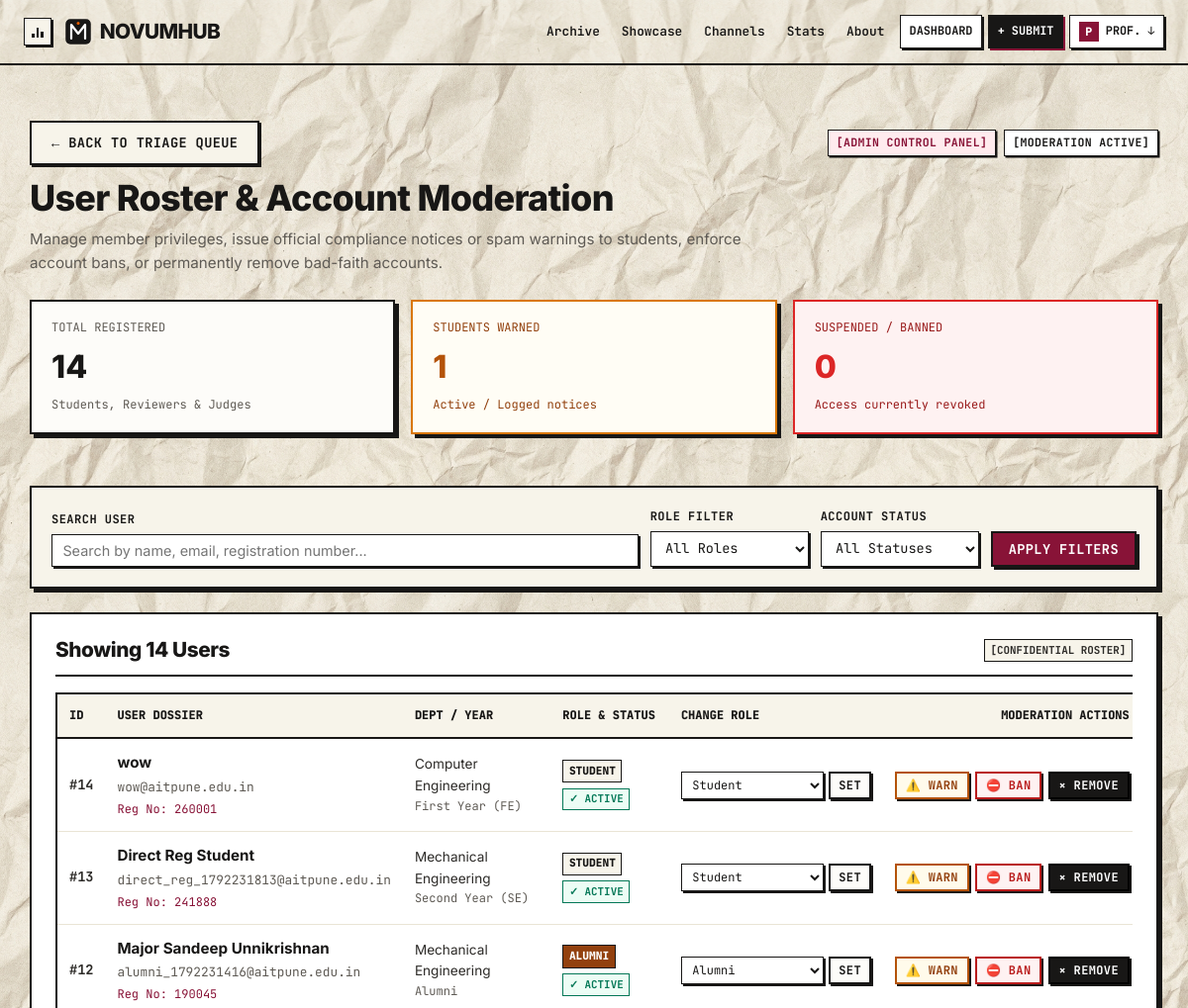
/admin/users (signed in, upper part), run on an earlier commit of the app's database.
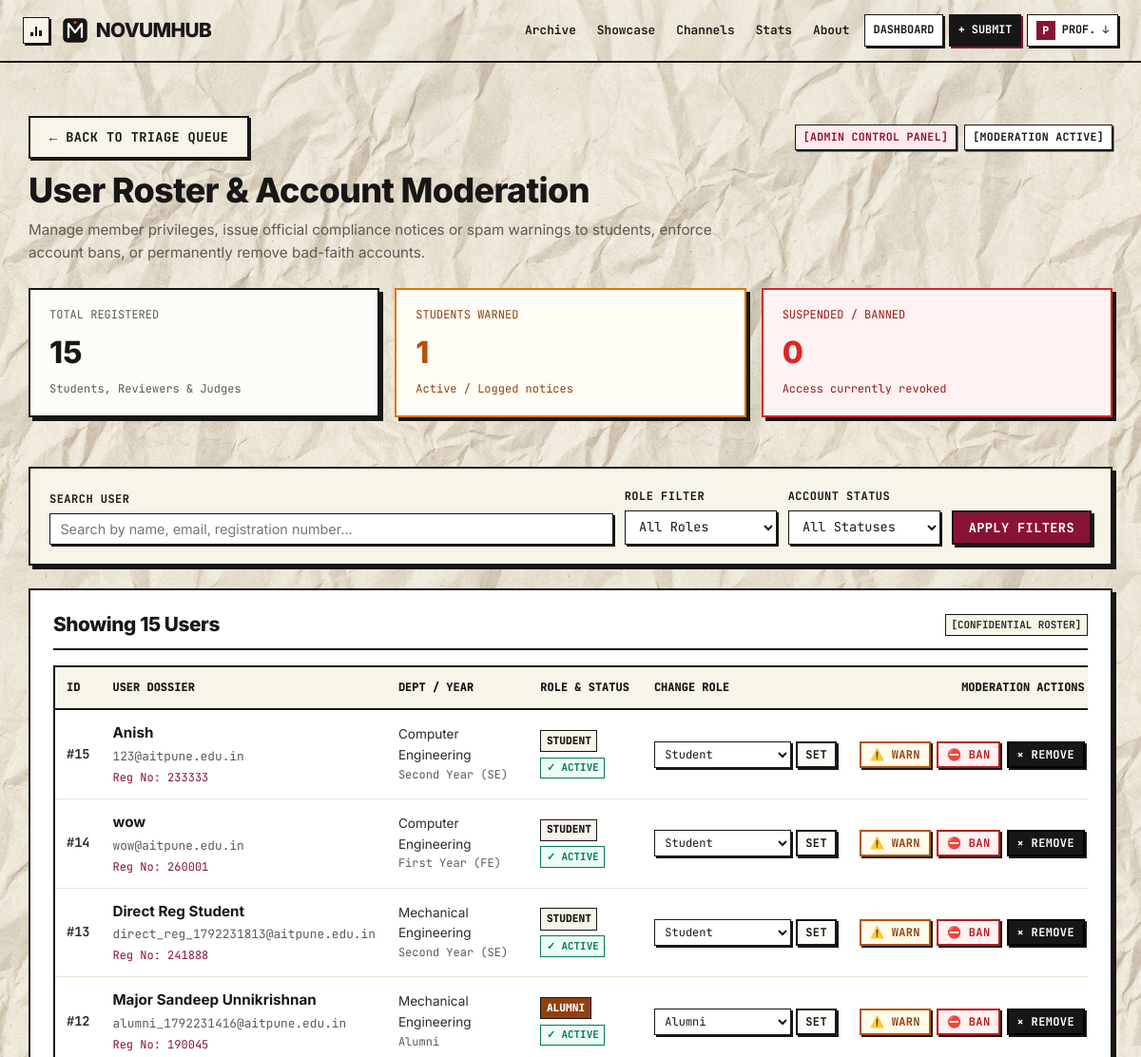
And on a later commit of the database.
### app/models.py (models this page shows, shortened)
class User(UserMixin, db.Model):
    __tablename__ = "users"
    id = db.Column(db.Integer, primary_key=True)
    name = db.Column(db.String(120), nullable=False)
    email = db.Column(db.String(150), unique=True, nullable=False, index=True)
    password_hash = db.Column(db.String(256), nullable=False)
    role = db.Column(db.String(20), nullable=False, default="student")
    department = db.Column(db.String(100), nullable=True)
    year = db.Column(db.String(50), nullable=True)
    roll_no = db.Column(db.String(50), nullable=True)
    registration_no = db.Column(db.String(10), nullable=True)
    created_at = db.Column(db.DateTime, default=utc_now)
    is_banned = db.Column(db.Boolean, default=False, nullable=False)
    ban_reason = db.Column(db.String(255), nullable=True)
    banned_at = db.Column(db.DateTime, nullable=True)
    submissions = db.relationship("Submission", backref="author", lazy="dynamic", foreign_keys="Submission.author_id")
    comments = db.relationship("Comment", backref="author", lazy="dynamic", foreign_keys="Comment.author_id")
    notifications = db.relationship("Notification", backref="user", lazy="dynamic", cascade="all, delete-orphan")
    warnings = db.relationship("UserWarning", backref="user", lazy="select", cascade="all, delete-orphan",
                               foreign_keys="UserWarning.user_id", order_by="UserWarning.created_at.desc()")
    showcase_projects = db.relationship("ShowcaseProject", backref="owner", lazy="dynamic", foreign_keys="ShowcaseProject.owner_id")
    judge_scores = db.relationship("JudgeScore", backref="judge", lazy="dynamic", foreign_keys="JudgeScore.judge_id")
    @property
    def is_reviewer(self) -> bool:
        return self.role in ("reviewer", "admin")
    @property
    def is_judge(self) -> bool:
        return self.role in ("judge", "admin")
    @property
    def is_admin(self) -> bool:
        return self.role == "admin"
    @property
    def warning_count(self) -> int:
        return len(self.warnings)
    @property
    def active_warnings(self):
        return [w for w in self.warnings if not w.is_acknowledged]
    @property
    def display_registration_no(self) -> str:
        return self.registration_no or self.roll_no or ""

### app/review.py (the view, shortened to what this page needs)
@review_bp.route("/admin/users")
def manage_users():
    if not current_user.is_admin:
        abort(403)
    query = User.query
    search_q = request.args.get("q", "").strip()
    role_filter = request.args.get("role", "").strip()
    status_filter = request.args.get("status", "").strip()
    if role_filter in ("student", "staff", "alumni", "reviewer", "judge", "admin"):
        query = query.filter(User.role == role_filter)
    if status_filter == "banned":
        query = query.filter(User.is_banned == True)
    elif status_filter == "active":
        query = query.filter(User.is_banned == False)
    elif status_filter == "warned":
        query = query.join(UserWarning, User.id == UserWarning.user_id).distinct()
    users = query.order_by(User.created_at.desc()).all()
    total_users = User.query.count()
    banned_count = User.query.filter_by(is_banned=True).count()
    warned_count = db.session.query(UserWarning.user_id).distinct().count()
    return render_template(
        "review/users.html",
        users=users,
        total_users=total_users,
        banned_count=banned_count,
        warned_count=warned_count,
        search_q=search_q,
        role_filter=role_filter,
        status_filter=status_filter
    )

### app/review.py (called while the page is built)
@review_bp.before_request
@login_required
def ensure_reviewer_role():
    if not current_user.is_reviewer:
        abort(403)

### templates/review/users.html (shortened to what the changed rows need)
{% extends 'base.html' %}
{% block content %}
<div style="max-width: 1140px; margin: 1.5rem auto 3rem auto;">
  <div style="margin-bottom: 1.5rem;">
    <h1 style="margin: 0.25rem 0 0.5rem 0; font-size: 2.25rem; font-weight: 800; color: var(--paper-ink);">
      User Roster & Account Moderation
    </h1>
  </div>
  <div style="display: grid; grid-template-columns: repeat(auto-fit, minmax(220px, 1fr)); gap: 1rem; margin-bottom: 1.75rem;">
    <div class="paper-card" style="padding: 1.1rem 1.25rem; background: var(--paper-sheet);">
      <div style="font-family: var(--font-mono); font-size: 0.75rem; color: var(--paper-ink-muted); text-transform: uppercase;">Total Registered</div>
      <div style="font-size: 2rem; font-weight: 800; color: var(--paper-ink); margin-top: 0.2rem;">{{ total_users }}</div>
      <div style="font-size: 0.75rem; color: var(--paper-ink-muted); margin-top: 0.25rem; font-family: var(--font-mono);">Students, Reviewers & Judges</div>
    </div>
  </div>
  <article class="paper-card" style="padding: 1.5rem; background: #ffffff;">
    <div style="display: flex; justify-content: space-between; align-items: center; border-bottom: 2px solid var(--paper-border); padding-bottom: 0.75rem; margin-bottom: 1rem;">
      <h3 style="margin: 0; font-size: 1.3rem; font-weight: 800;">
        Showing {{ users|length }} User{% if users|length != 1 %}s{% endif %}
      </h3>
      <span class="paper-stamp-mini">[CONFIDENTIAL ROSTER]</span>
    </div>
    {% if users %}
      <div style="overflow-x: auto;">
        <table role="grid" style="width: 100%; border-collapse: collapse; margin-bottom: 0;">
          <thead>
            <tr style="border-bottom: 2px solid var(--paper-ink); text-align: left; background: var(--paper-sheet-warm);">
              <th style="padding: 0.75rem; font-family: var(--font-mono); font-size: 0.75rem; text-transform: uppercase;">ID</th>
              <th style="padding: 0.75rem; font-family: var(--font-mono); font-size: 0.75rem; text-transform: uppercase;">User Dossier</th>
              <th style="padding: 0.75rem; font-family: var(--font-mono); font-size: 0.75rem; text-transform: uppercase;">Dept / Year</th>
              <th style="padding: 0.75rem; font-family: var(--font-mono); font-size: 0.75rem; text-transform: uppercase;">Role & Status</th>
              <th style="padding: 0.75rem; font-family: var(--font-mono); font-size: 0.75rem; text-transform: uppercase;">Change Role</th>
              <th style="padding: 0.75rem; font-family: var(--font-mono); font-size: 0.75rem; text-transform: uppercase; text-align: right;">Moderation Actions</th>
            </tr>
          </thead>
          <tbody>
            {% for u in users %}
              <tr style="border-bottom: 1px solid var(--paper-crease); vertical-align: middle; {% if u.is_banned %}background: #fff5f5;{% endif %}">
                <td style="padding: 0.75rem; font-family: var(--font-mono); font-size: 0.85rem; font-weight: 700;">
                  #{{ u.id }}
                </td>
                <td style="padding: 0.75rem;">
                  <div style="font-weight: 700; font-size: 0.95rem; color: var(--paper-ink); display: flex; align-items: center; gap: 0.4rem;">
                    {{ u.name }}
                  </div>
                  <div style="font-family: var(--font-mono); font-size: 0.8rem; color: var(--paper-ink-muted); margin-top: 0.15rem;">
                    {{ u.email }}
                  </div>
                  {% if u.display_registration_no %}
                    <div style="font-family: var(--font-mono); font-size: 0.75rem; color: var(--brand-maroon); margin-top: 0.15rem;">
                      Reg No: {{ u.display_registration_no }}
                    </div>
                  {% endif %}
                </td>
                <td style="padding: 0.75rem; font-size: 0.85rem; color: var(--paper-ink-body);">
                  <div>{{ u.department or 'General' }}</div>
                  <div style="font-family: var(--font-mono); font-size: 0.75rem; color: var(--paper-ink-muted);">
                    {{ u.year or 'N/A' }}
                  </div>
                </td>
                <td style="padding: 0.75rem;">
                  <div style="display: flex; flex-direction: column; gap: 0.35rem; align-items: flex-start;">
                    <span class="paper-stamp-mini" style="text-transform: uppercase; font-weight: 800; font-size: 0.7rem;
                      {% if u.role == 'admin' %}background: #881337; color: #fff;
                      {% elif u.role == 'reviewer' %}background: #6d28d9; color: #fff;
                      {% elif u.role == 'judge' %}background: #1d4ed8; color: #fff;
                      {% elif u.role == 'staff' %}background: #065f46; color: #fff;
                      {% elif u.role == 'alumni' %}background: #92400e; color: #fff;
                      {% else %}background: var(--paper-sheet-warm); color: var(--paper-ink);{% endif %}">
                      {{ u.role }}
                    </span>
                    {% if u.is_banned %}
                      <span class="paper-stamp-mini" style="background: #dc2626; color: #fff; font-size: 0.68rem; border-color: #000;" title="Ban Reason: {{ u.ban_reason }}">
                        ⛔ BANNED
                      </span>
                    {% else %}
                      <span class="paper-stamp-mini" style="background: #ecfdf5; color: #047857; font-size: 0.68rem; border-color: #047857;">
                        &check; ACTIVE
                      </span>
                    {% endif %}
                  </div>
                </td>
                <td style="padding: 0.75rem;">
                  <form method="POST" action="{{ url_for('review.change_role', user_id=u.id) }}" style="display: flex; gap: 0.35rem; margin: 0; align-items: center;">
                    <select name="role" style="font-family: var(--font-mono); font-size: 0.75rem; padding: 0.25rem 0.4rem; margin: 0; width: auto; border: 1.5px solid var(--paper-ink);">
                      <option value="student" {% if u.role == 'student' %}selected{% endif %}>Student</option>
                      <option value="alumni" {% if u.role == 'alumni' %}selected{% endif %}>Alumni</option>
                    </select>
                    <button type="submit" class="btn-paper btn-paper-sm" style="padding: 0.25rem 0.5rem; font-size: 0.75rem; background: var(--paper-sheet);">
                      Set
                    </button>
                  </form>
                </td>
                <td style="padding: 0.75rem; text-align: right;">
                  <div style="display: inline-flex; gap: 0.4rem; align-items: center; justify-content: flex-end;">
                    {% if u.id != current_user.id %}
                      <button
                        type="button"
                        class="btn-paper btn-paper-sm"
                        style="background: #fffbeb; color: #92400e; border-color: #b45309; font-size: 0.75rem; padding: 0.25rem 0.55rem;"
                        onclick="openWarnModal('{{ u.id }}', '{{ u.name|e }}', '{{ u.email|e }}')"
                        title="Issue official compliance warning / spam notice"
                      >
                        ⚠️ Warn
                      </button>
                    {% endif %}
                    {% if u.id != current_user.id %}
                      {% if u.is_banned %}
                        <form method="POST" action="{{ url_for('review.ban_user', user_id=u.id) }}" style="margin: 0; display: inline;">
                          <input type="hidden" name="csrf_token" value="{{ csrf_token() }}">
                          <input type="hidden" name="action" value="unban">
                          <button
                            type="submit"
                            class="btn-paper btn-paper-sm"
                            style="background: #ecfdf5; color: #047857; border-color: #047857; font-size: 0.75rem; padding: 0.25rem 0.55rem;"
                            onclick="return confirm('Reinstate account for {{ u.name }}?');"
                          >
                            &check; Unban
                          </button>
                        </form>
                      {% else %}
                        <button
                          type="button"
                          class="btn-paper btn-paper-sm"
                          style="background: #fef2f2; color: #b91c1c; border-color: #b91c1c; font-size: 0.75rem; padding: 0.25rem 0.55rem;"
                          onclick="openBanModal('{{ u.id }}', '{{ u.name|e }}', '{{ u.email|e }}')"
                          title="Revoke access and ban user"
                        >
                          ⛔ Ban
                        </button>
                      {% endif %}
                    {% endif %}
                    {% if u.id != current_user.id %}
                      <button
                        type="button"
                        class="btn-paper btn-paper-sm"
                        style="background: #181716; color: #ffffff; border-color: #000000; font-size: 0.75rem; padding: 0.25rem 0.55rem;"
                        onclick="openDeleteModal('{{ u.id }}', '{{ u.name|e }}', '{{ u.email|e }}')"
                        title="Permanently remove account"
                      >
                        &times; Remove
                      </button>
                    {% endif %}
                  </div>
                </td>
              </tr>
            {% endfor %}
          </tbody>
        </table>
      </div>
    {% endif %}
  </article>
</div>
{% endblock %}

What changed in the data, as far as the page shows it:
added User: id "15", name "Anish", email "123@aitpune.edu.in", display_registration_no "233333", department "Computer Engineering", year "Second Year (SE)", role "STUDENT", is_banned "✓ ACTIVE", role "Student"
Also different on the page:
{{ total_users }}: "14" → "15"
{{ users|length }}: "14" → "15"
